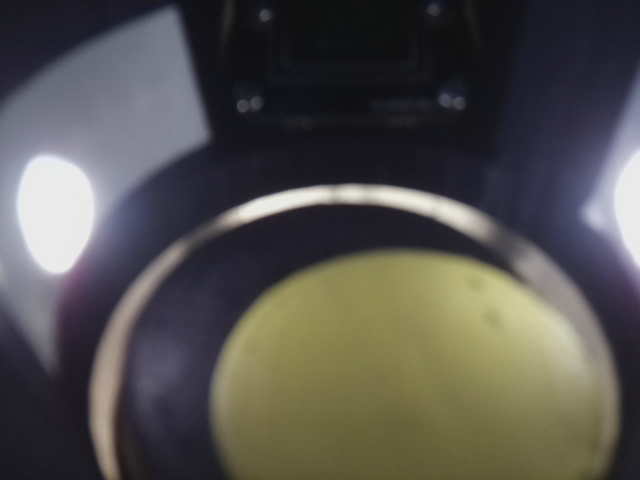
//> input picture OpenCV/Active/tokYellow.png, 640 x 480 px, given in place of the camera
$ ./TokenCalib   (built with g++ and OpenCV 4)
//> lines starting //> are read from the running program, lines starting //| are printed output that depends on the picture

#include <iostream>
#include <stdio.h>
#include "opencv2/features2d.hpp"
#include "opencv2/core/core.hpp"
#include "opencv2/features2d/features2d.hpp"
#include "opencv2/highgui/highgui.hpp"
#include "opencv2/calib3d/calib3d.hpp"
//#include "opencv2/xfeatures2d.hpp"
#include "opencv2/imgproc.hpp"


using namespace cv;
using namespace std;

/** @function main */
int main(int argc, char** argv)
{
  VideoCapture cap(1);
  if(!cap.isOpened()) return -1;

  Mat src, src_gray;
  Rect roi;

  char ch;

  roi.x = 195;
  roi.y = 117;
  roi.width = 245;
  roi.height = 293;

  while (true) {
  /// Read the image
    cap >> src;
//> src is the input picture: 480 rows x 640 cols, CV_8UC3; mean B, G, R 79.5, 82.1, 84.6
    if(src.empty()) return -1;

    Mat crop = src(roi);
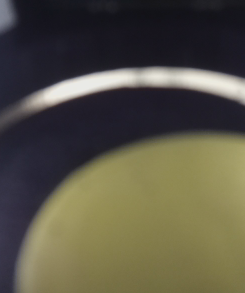
//> crop: 293 rows x 245 cols, CV_8UC3; mean B, G, R 69, 84.2, 88.2

    /// Convert it to gray
    cvtColor( crop, src_gray, CV_BGR2GRAY );
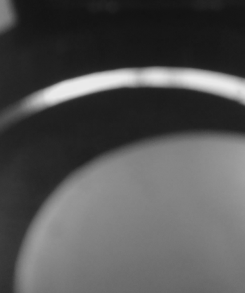
//> src_gray: 293 rows x 245 cols, CV_8UC1; min 18, max 234, mean 83.7

 /// Reduce the noise so we avoid false circle detection
  GaussianBlur( src_gray, src_gray, Size(9, 9), 2, 2 );

  vector<Vec3f> circles;

  /// Apply the Hough Transform to find the circles
  HoughCircles( src_gray, circles, CV_HOUGH_GRADIENT, 1, src_gray.rows/8, 200, 100, 0, 0 );
//> circles = empty

  /// Draw the circles detected
  for( size_t i = 0; i < circles.size(); i++ )
  {
      Point center(cvRound(circles[i][0]), cvRound(circles[i][1]));
      int radius = cvRound(circles[i][2]);
      // circle center
      circle( src, center, 3, Scalar(0,255,0), -1, 8, 0 );
      // circle outline
      circle( src, center, radius, Scalar(0,0,255), 3, 8, 0 );
   }
//> this loop made 0 passes

  /// Show your results
  namedWindow( "Hough Circle Transform Demo", CV_WINDOW_AUTOSIZE );
  imshow( "Hough Circle Transform Demo", src );

  if ((ch = std::cin.get()) == 27) break;
 }
  //waitKey(0);
  return 0;
}
